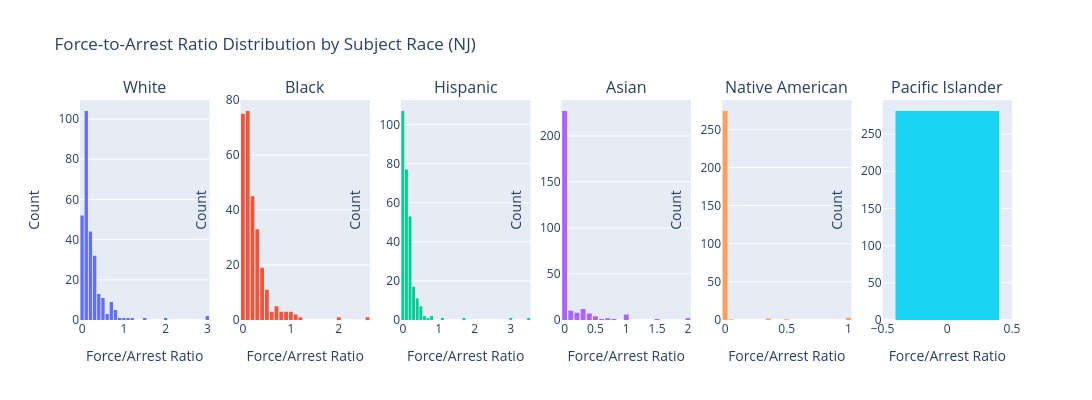

Notebook cell for this chart:
### Code cell
import plotly.graph_objs as go
import plotly.subplots as sp

races = nj_data_annual["subject_race"].unique()
n_races = len(races)

fig = sp.make_subplots(rows=1, cols=n_races, subplot_titles=[race.title() for race in races])

for i, race in enumerate(races):
    values = nj_data_annual.loc[nj_data_annual["subject_race"] == race, "force_arrest_ratio"]
    fig.add_trace(
        go.Histogram(x=values, name=race.title(), showlegend=False),
        row=1, col=i+1
    )

fig.update_layout(
    height=400, width=200 * n_races,
    title_text="Force-to-Arrest Ratio Distribution by Subject Race (NJ)",
    bargap=0.2,
)
fig.update_xaxes(title_text="Force/Arrest Ratio")
fig.update_yaxes(title_text="Count")

fig.show()

### Figure 1 — Plotly figure (JSON) as saved in the notebook; plotly's stock layout.template omitted (floating-point values rounded to 4 significant figures; data arrays with more than 128 entries replaced by an {"elided": "..."} marker saying what was removed)
{"data": [{"name": "White", "showlegend": false, "type": "histogram", "x": {"elided": "281 float values"}, "xaxis": "x", "yaxis": "y"}, {"name": "Black", "showlegend": false, "type": "histogram", "x": {"elided": "281 float values"}, "xaxis": "x2", "yaxis": "y2"}, {"name": "Hispanic", "showlegend": false, "type": "histogram", "x": {"elided": "281 float values"}, "xaxis": "x3", "yaxis": "y3"}, {"name": "Asian", "showlegend": false, "type": "histogram", "x": {"elided": "281 float values"}, "xaxis": "x4", "yaxis": "y4"}, {"name": "Native American", "showlegend": false, "type": "histogram", "x": {"elided": "281 float values"}, "xaxis": "x5", "yaxis": "y5"}, {"name": "Pacific Islander", "showlegend": false, "type": "histogram", "x": {"elided": "281 float values"}, "xaxis": "x6", "yaxis": "y6"}], "layout": {"annotations": [{"font": {"size": 16}, "showarrow": false, "text": "White", "x": 0.06944, "xanchor": "center", "xref": "paper", "y": 1, "yanchor": "bottom", "yref": "paper"}, {"font": {"size": 16}, "showarrow": false, "text": "Black", "x": 0.2417, "xanchor": "center", "xref": "paper", "y": 1, "yanchor": "bottom", "yref": "paper"}, {"font": {"size": 16}, "showarrow": false, "text": "Hispanic", "x": 0.4139, "xanchor": "center", "xref": "paper", "y": 1, "yanchor": "bottom", "yref": "paper"}, {"font": {"size": 16}, "showarrow": false, "text": "Asian", "x": 0.5861, "xanchor": "center", "xref": "paper", "y": 1, "yanchor": "bottom", "yref": "paper"}, {"font": {"size": 16}, "showarrow": false, "text": "Native American", "x": 0.7583, "xanchor": "center", "xref": "paper", "y": 1, "yanchor": "bottom", "yref": "paper"}, {"font": {"size": 16}, "showarrow": false, "text": "Pacific Islander", "x": 0.9306, "xanchor": "center", "xref": "paper", "y": 1, "yanchor": "bottom", "yref": "paper"}], "bargap": 0.2, "height": 400, "title": {"text": "Force-to-Arrest Ratio Distribution by Subject Race (NJ)"}, "width": 1200, "xaxis": {"anchor": "y", "domain": [0, 0.1389], "title": {"text": "Force/Arrest Ratio"}}, "xaxis2": {"anchor": "y2", "domain": [0.1722, 0.3111], "title": {"text": "Force/Arrest Ratio"}}, "xaxis3": {"anchor": "y3", "domain": [0.3444, 0.4833], "title": {"text": "Force/Arrest Ratio"}}, "xaxis4": {"anchor": "y4", "domain": [0.5167, 0.6556], "title": {"text": "Force/Arrest Ratio"}}, "xaxis5": {"anchor": "y5", "domain": [0.6889, 0.8278], "title": {"text": "Force/Arrest Ratio"}}, "xaxis6": {"anchor": "y6", "domain": [0.8611, 1], "title": {"text": "Force/Arrest Ratio"}}, "yaxis": {"anchor": "x", "domain": [0, 1], "title": {"text": "Count"}}, "yaxis2": {"anchor": "x2", "domain": [0, 1], "title": {"text": "Count"}}, "yaxis3": {"anchor": "x3", "domain": [0, 1], "title": {"text": "Count"}}, "yaxis4": {"anchor": "x4", "domain": [0, 1], "title": {"text": "Count"}}, "yaxis5": {"anchor": "x5", "domain": [0, 1], "title": {"text": "Count"}}, "yaxis6": {"anchor": "x6", "domain": [0, 1], "title": {"text": "Count"}}}}
